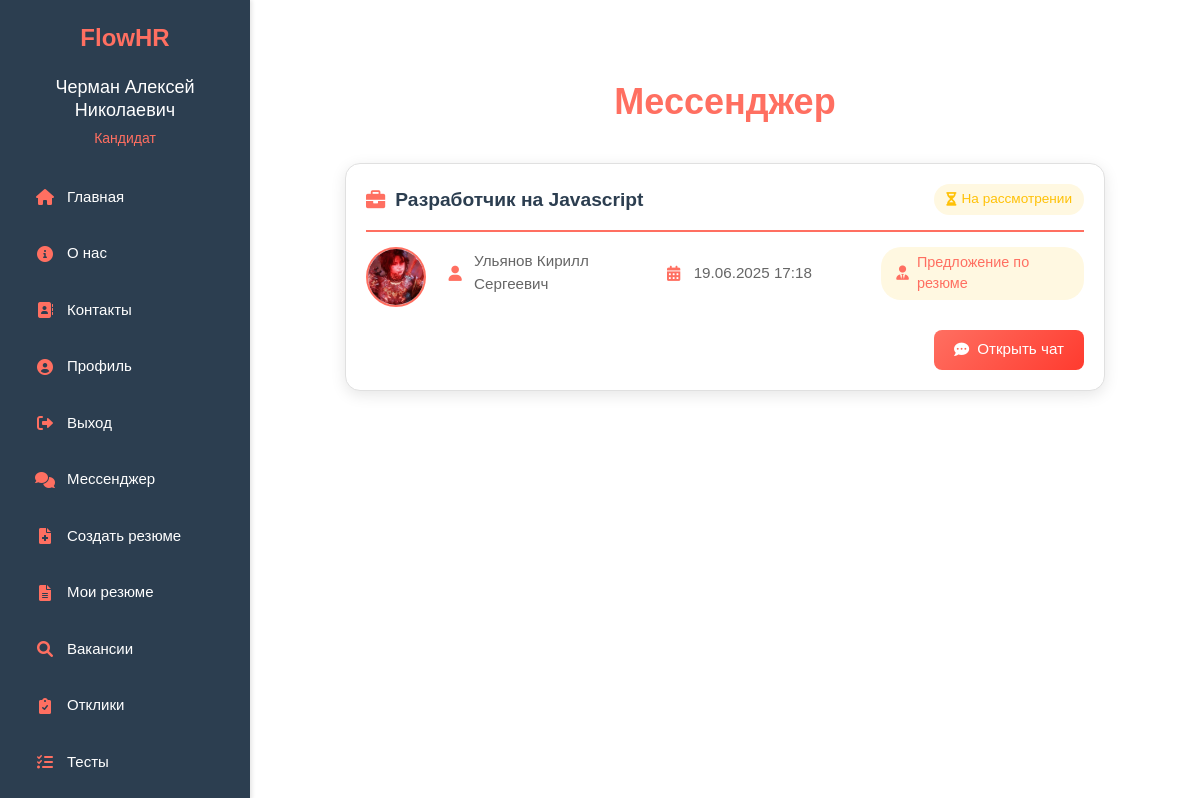
/public/messenger.php (signed in), run on the app's committed database.
### tables this page shows
CREATE TABLE `applications` (
  `id` int NOT NULL,
  `job_id` int NOT NULL,
  `hr_id` int NOT NULL,
  `candidate_id` int DEFAULT NULL,
  `entity_type` enum('vacancy','resume') NOT NULL,
  `entity_id` int NOT NULL,
  `status` enum('pending','rejected','interview','hired') NOT NULL DEFAULT 'pending',
  `message` text,
  `created_at` timestamp NULL DEFAULT CURRENT_TIMESTAMP
);

CREATE TABLE `jobs` (
  `id` int NOT NULL,
  `title` varchar(255) NOT NULL,
  `description` text NOT NULL,
  `hr_id` int NOT NULL,
  `status` enum('active','closed') DEFAULT 'active',
  `created_at` timestamp NULL DEFAULT CURRENT_TIMESTAMP,
  `experience_id` int NOT NULL,
  `salary_id` int NOT NULL
);

CREATE TABLE `users` (
  `id` int NOT NULL,
  `name` varchar(255) NOT NULL,
  `email` varchar(255) NOT NULL,
  `login` varchar(100) NOT NULL,
  `password` varchar(255) NOT NULL,
  `role` enum('HR','candidate','admin','moderator') NOT NULL,
  `created_at` timestamp NULL DEFAULT CURRENT_TIMESTAMP,
  `avatar` varchar(255) DEFAULT 'default_avatar.png',
  `is_blocked` tinyint(1) DEFAULT '0',
  `blocked_until` timestamp NULL DEFAULT NULL,
  `age` int DEFAULT NULL,
  `phone` varchar(20) DEFAULT NULL,
  `city` varchar(100) DEFAULT NULL,
  `profile_completion` int DEFAULT '0'
);

### public/messenger.php (the view, shortened to what this page needs)
<?php
require '../includes/config.php';
$user_id = $_SESSION['user_id'];
$stmt = $pdo->prepare("
    SELECT
        a.id AS application_id,
        a.job_id,
        j.title AS job_title,
        salaries.salary_range AS salary,
        CASE
            WHEN a.hr_id = ? THEN a.candidate_id
            ELSE a.hr_id
        END AS interlocutor_id,
        u.name AS interlocutor_name,
        u.avatar AS interlocutor_avatar,
        a.status AS status,
        a.entity_type,
        a.created_at AS created_at
    FROM applications a
    JOIN jobs j ON a.job_id = j.id
    JOIN salaries ON j.salary_id = salaries.id
    JOIN users u ON (
        CASE
            WHEN a.hr_id = ? THEN a.candidate_id = u.id
            ELSE a.hr_id = u.id
        END
    )
    WHERE a.hr_id = ? OR a.candidate_id = ?
    GROUP BY
        a.id,
        a.job_id,
        j.title,
        salaries.salary_range,
        interlocutor_id,
        u.name,
        u.avatar,
        a.status,
        a.entity_type,
        a.created_at
");
$stmt->execute([$user_id, $user_id, $user_id, $user_id]);
$chats = $stmt->fetchAll(PDO::FETCH_ASSOC);
?>
<!DOCTYPE html>
<html lang="ru">
<head>
    <link rel="stylesheet" href="https://cdn.jsdelivr.net/npm/bootstrap@5.3.0/dist/css/bootstrap.min.css">
</head>
<body>
    <?php include '../includes/header.php'; ?>
    <div class="container">
        <h2>Мессенджер</h2>
        <?php if (empty($chats)): ?>
            <div class="alert alert-info">У вас нет активных чатов.</div>
        <?php else: ?>
            <div class="chat-list">
                <?php foreach ($chats as $chat): ?>
                    <div class="chat-card">
                        <div class="chat-header">
                            <h3 class="chat-title">
                                <i class="fas fa-briefcase"></i>
                                <?php echo htmlspecialchars($chat['job_title']); ?>
                            </h3>
                            <span class="status-badge status-<?php echo $chat['status']; ?>">
                                <?php
                                switch($chat['status']) {
                                    case 'pending':
                                        echo '<i class="fas fa-hourglass-half"></i> На рассмотрении';
                                        break;
                                }
                                ?>
                            </span>
                        </div>
                        <div class="chat-content">
                            <img src="<?php echo $chat['interlocutor_avatar'] ? '../uploads/avatars/' . $chat['interlocutor_avatar'] : '../assets/img/default-avatar.png'; ?>"
                                 alt="Avatar"
                                 class="chat-avatar">
                            <div class="chat-details">
                                <div class="chat-info">
                                    <div class="info-item">
                                        <i class="fas fa-user"></i>
                                        <span><?php echo htmlspecialchars($chat['interlocutor_name']); ?></span>
                                    </div>
                                    <div class="info-item">
                                        <i class="fas fa-calendar-alt"></i>
                                        <span><?php echo date('d.m.Y H:i', strtotime($chat['created_at'])); ?></span>
                                    </div>
                                    <div class="info-item">
                                        <span class="chat-type">
                                            <?php if ($chat['entity_type'] === 'vacancy'): ?>
                                                <i class="fas fa-briefcase"></i> Отклик на вакансию
                                            <?php else: ?>
                                                <i class="fas fa-user-tie"></i> Предложение по резюме
                                            <?php endif; ?>
                                        </span>
                                    </div>
                                </div>
                            </div>
                        </div>
                        <div class="chat-actions">
                            <a href="chat.php?application_id=<?php echo $chat['application_id']; ?>" class="btn-chat">
                                <i class="fas fa-comment-dots"></i>
                                Открыть чат
                            </a>
                        </div>
                    </div>
                <?php endforeach; ?>
            </div>
        <?php endif; ?>
    </div>
</body>
</html>

### public/messenger.php (style rules this page uses)
body { font-family: 'Arial', sans-serif; background: #FFFFFF; padding: 20px; color: #2C3E50; margin-left: 250px; }
.container { max-width: 800px; margin: 0 auto; padding: 20px; }
h2 { color: #FF6F61; text-align: center; margin: 40px 0; font-size: 36px; font-weight: bold; animation: fadeInUp 0.5s ease-in-out; }
.chat-list { margin-top: 20px; }
.chat-card { background: #FFFFFF; border-radius: 15px; padding: 20px; margin-bottom: 20px; box-shadow: 0 4px 15px rgba(0, 0, 0, 0.1); border: 1px solid #E0E0E0; transition: transform 0.3s ease, box-shadow 0.3s ease; }
.chat-header { display: flex; justify-content: space-between; align-items: center; margin-bottom: 15px; padding-bottom: 15px; border-bottom: 2px solid #FF6F61; }
.chat-title { font-size: 1.2rem; color: #2C3E50; margin: 0; font-weight: 600; display: flex; align-items: center; gap: 10px; }
.chat-title i { color: #FF6F61; }
.chat-content { display: flex; gap: 20px; margin-bottom: 15px; align-items: flex-start; }
.chat-avatar { width: 60px; height: 60px; border-radius: 50%; object-fit: cover; border: 2px solid #FF6F61; flex-shrink: 0; }
.chat-details { flex-grow: 1; }
.chat-info { display: grid; grid-template-columns: repeat(auto-fit, minmax(200px, 1fr)); gap: 15px; margin-bottom: 15px; }
.info-item { display: flex; align-items: center; gap: 10px; color: #666; font-size: 0.95rem; }
.info-item i { color: #FF6F61; width: 20px; text-align: center; }
.chat-type { background: #FFF8E1; padding: 5px 12px; border-radius: 20px; font-size: 0.9rem; color: #FF6F61; font-weight: 500; display: inline-flex; align-items: center; gap: 5px; }
.chat-actions { display: flex; justify-content: flex-end; gap: 10px; margin-top: 15px; }
.btn-chat { background: linear-gradient(135deg, #FF6F61, #FF3B2F); color: white; padding: 10px 20px; border: none; border-radius: 8px; font-size: 0.95rem; font-weight: 500; transition: all 0.3s ease; text-decoration: none; display: inline-flex; align-items: center; justify-content: center; gap: 8px; min-width: 150px; height: 40px; }
.status-badge { padding: 5px 12px; border-radius: 20px; font-size: 0.85rem; font-weight: 500; display: inline-flex; align-items: center; gap: 5px; }
.status-pending { background: #FFF8E1; color: #FFC107; }

### includes/header.php (style rules this page uses)
body { margin-left: 250px !important; transition: margin-left 0.3s ease !important; min-height: 100vh !important; overflow-x: hidden !important; }
.fa-home, .fa-info-circle, .fa-map-marker-alt, .fa-sign-in-alt, .fa-user, .fa-sign-out-alt, .fa-comments, .fa-file-alt, .fa-briefcase, .fa-plus-circle, .fa-users, .fa-chart-line, .fa-clipboard-list, .fa-user-check, .fa-users-cog, .fa-tools, .fa-clipboard-check { color: #FF6F61 !important; transition: all 0.3s ease !important; }

### data on the page
applications: job.title "Разработчик на Javascript", status "pending" (drawn), candidate.name "Ульянов Кирилл Сергеевич", created_at "19.06.2025 17:18", entity_type "Предложение по резюме"

### other printed values
$user_name "Черман Алексей Николаевич"
$roleText "Кандидат"
